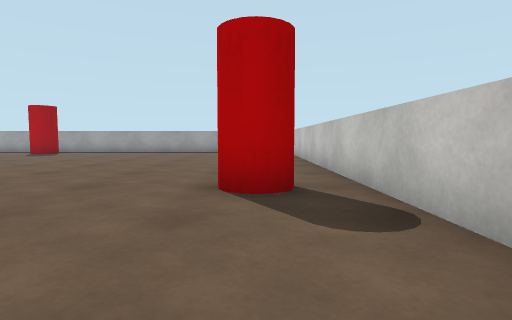
view 1 (above)

18 first-person views from a walk through a 3-D level made in the Unity game engine. The camera is 0.64 m above the floor, tilts 4° down and sees 80° across. The floor is counted in squares, 1 m on a side. Each view is taken from the middle of a square. On the plan, view 1 faces up. The plan holds only what a view shows up to about 9 squares ahead; the rest is blank. The player character is not drawn. Surface patterns are stand-ins for the level's own textures.

view 2
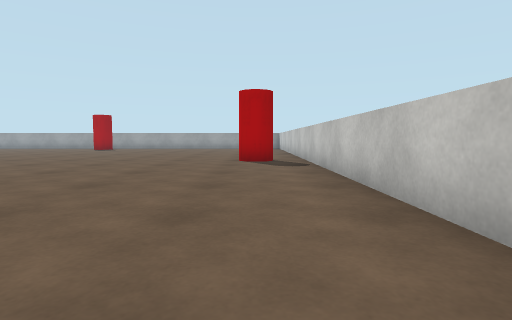

view 3
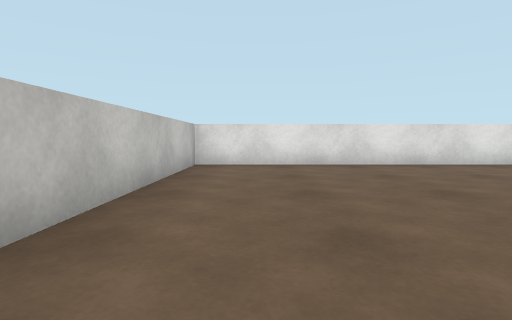

view 4
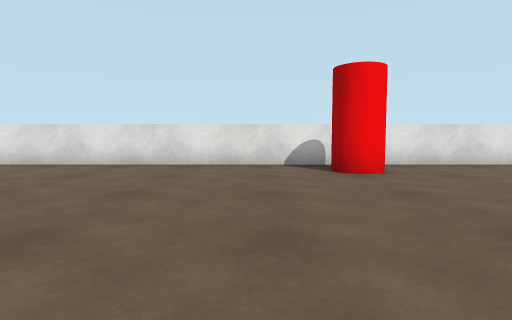

view 5
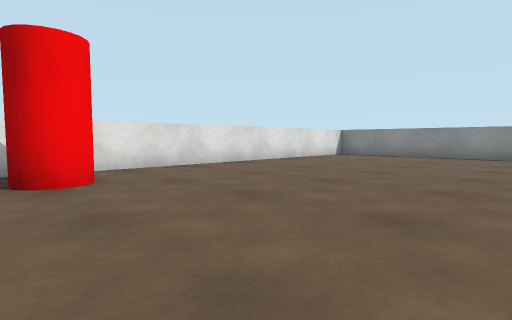

view 6
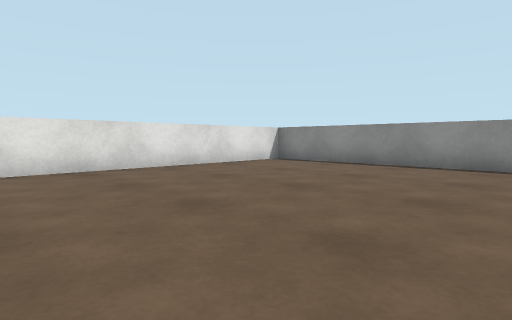

view 7
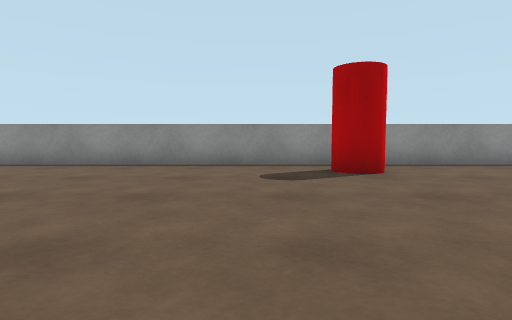

view 8
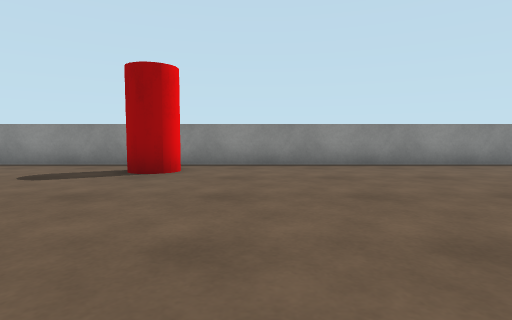

view 9
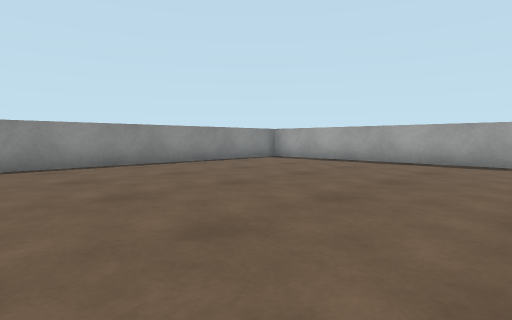

view 10
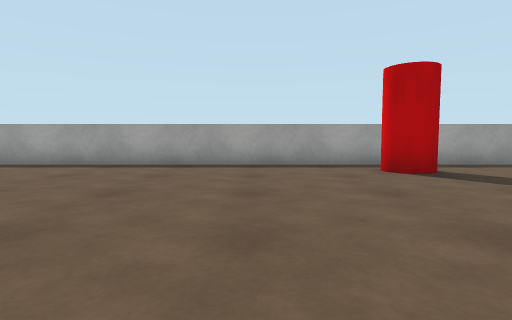

view 11
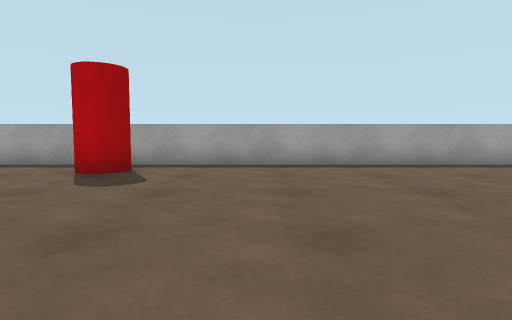

view 12
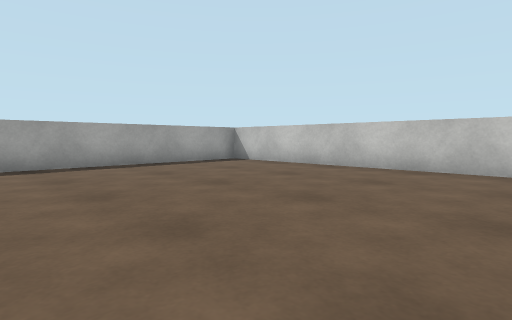

view 13
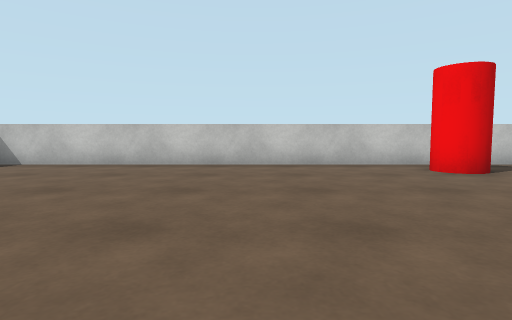

view 14
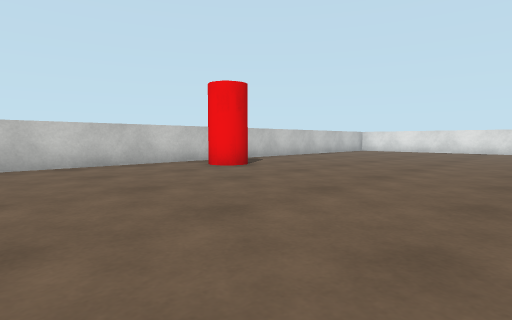

view 15
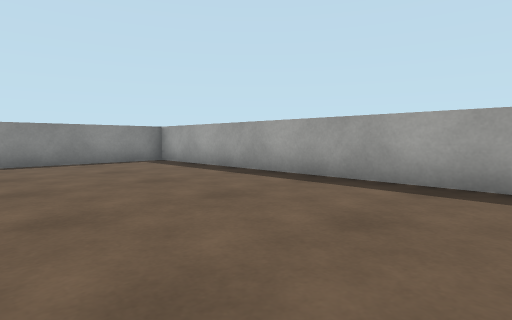

view 16
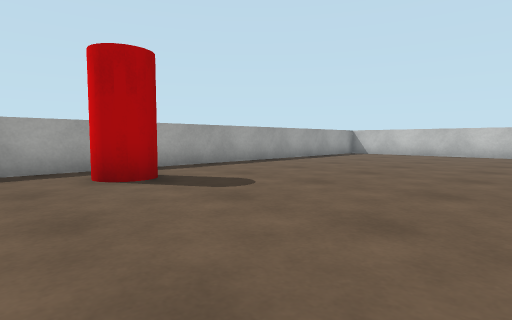

view 17
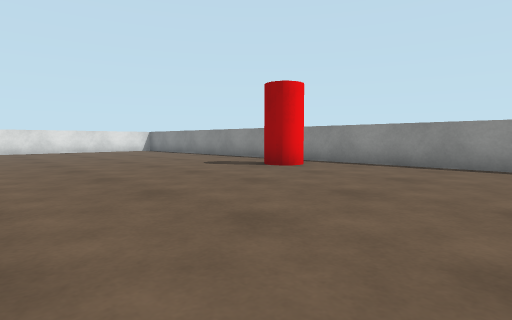

view 18
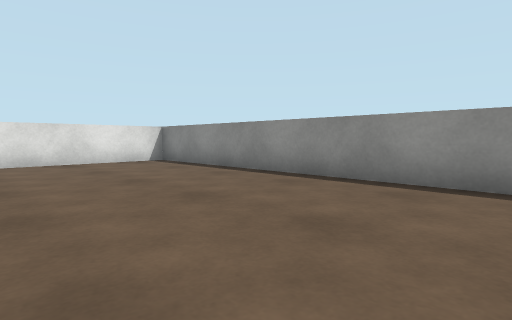

### Floor plan
Points are (right, up) in squares from view 1. A wall is a line through its corners. A room is listed if a view was taken in it or the views show most of it. See-through windows are left out.
Room 1 (views 1, 2, 3, 4, 5, 6, 7, 8, 9, 10, 11, 12, 13, 14, 15, 16, 17, 18)
walls: (0.4, 14.5) (-19.2, 14.5); (-19.5, 14.4) (-19.5, -6.5) (1.5, -6.5) (1.5, 14.4)

Where each view was taken, in squares from view 1:
view 1: 0 up, 0 right, facing up
view 2: 5 down, 0 right, facing up
view 3: 1 up, 0 right, facing down
view 4: 1 up, 7 left, facing down
view 5: 0 up, 8 left, facing down-left
view 6: 0 up, 12 left, facing down-left
view 7: 2 up, 12 left, facing left
view 8: 6 up, 12 left, facing left
view 9: 6 up, 12 left, facing up-left
view 10: 7 up, 12 left, facing up
view 11: 7 up, 6 left, facing up
view 12: 7 up, 5 left, facing up-right
view 13: 8 up, 6 left, facing right
view 14: 9 up, 6 left, facing down-right
view 15: 10 up, 11 left, facing up-left
view 16: 8 up, 11 left, facing up-right
view 17: 9 up, 12 left, facing down-left
view 18: 2 up, 15 left, facing down-left
